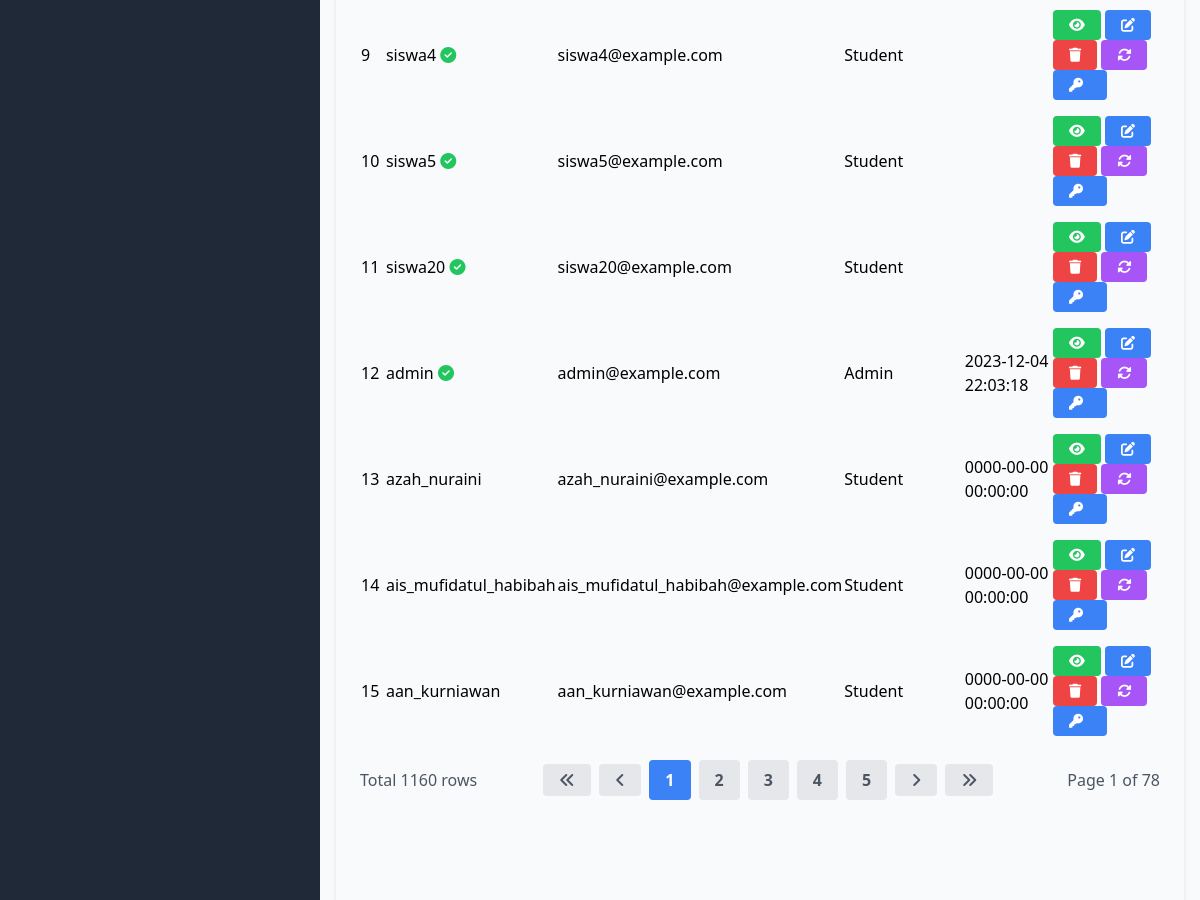
The app's page /manage_users/manage_users_list.php (middle part), older data.
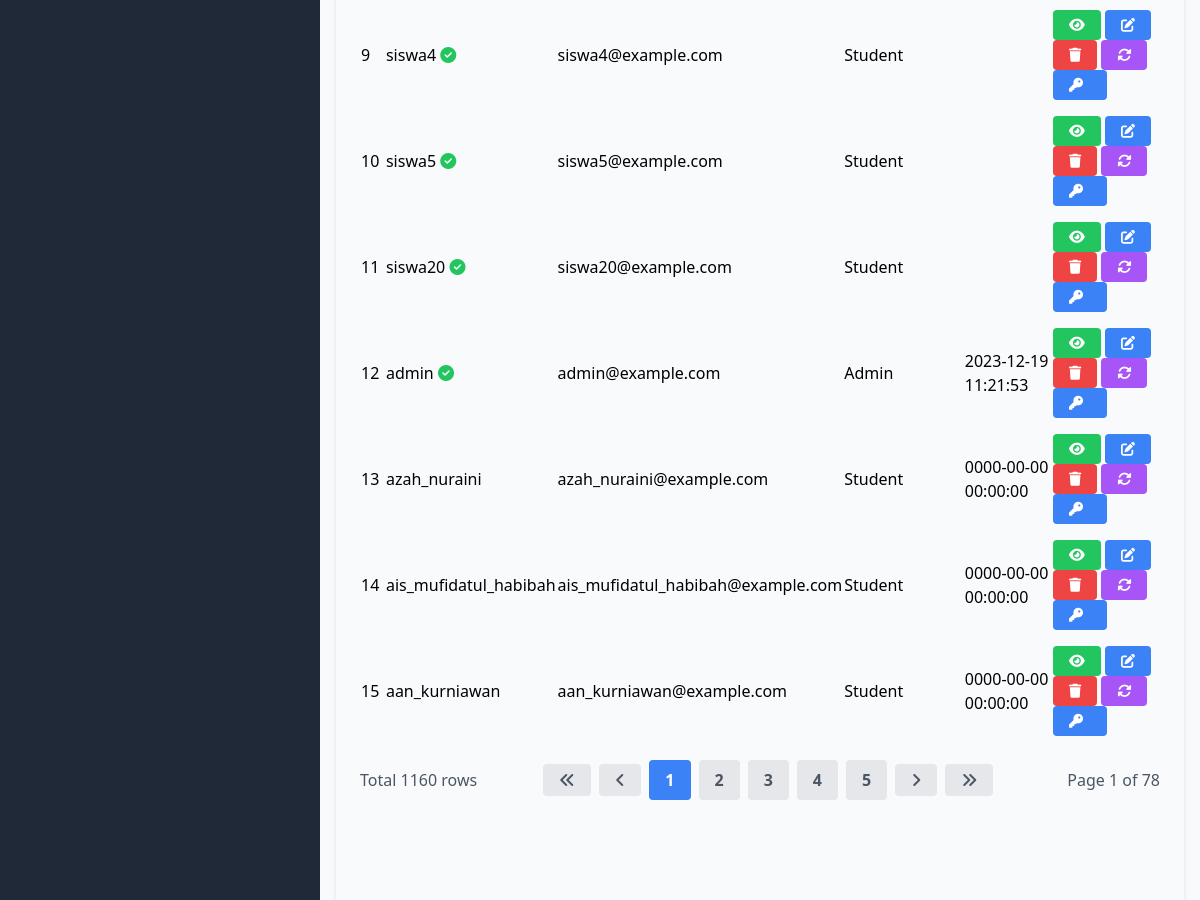
The same page, newer data.
### tables this page shows
CREATE TABLE `Users` (
  `UserID` int(11) NOT NULL,
  `Username` varchar(50) NOT NULL,
  `Password` varchar(255) NOT NULL,
  `Email` varchar(100) NOT NULL,
  `FullName` varchar(100) DEFAULT NULL,
  `DateOfBirth` date DEFAULT NULL,
  `Gender` varchar(10) DEFAULT NULL,
  `Address` text DEFAULT NULL,
  `PhoneNumber` varchar(20) DEFAULT NULL,
  `RoleID` int(11) DEFAULT NULL,
  `AccountCreationDate` timestamp NOT NULL DEFAULT current_timestamp() ON UPDATE current_timestamp(),
  `LastLogin` datetime DEFAULT NULL,
  `AccountStatus` varchar(20) DEFAULT NULL,
  `ProfilePictureURL` varchar(255) DEFAULT NULL,
  `ActivationStatus` varchar(20) DEFAULT NULL
);

CREATE TABLE `Roles` (
  `RoleID` int(11) NOT NULL,
  `RoleName` varchar(50) NOT NULL
);

### database/connection.php (called while the page is built, shortened)
<?php
$baseUrl = "http://localhost/final_project_imam_2023/";

### public/manage_users/manage_users_list.php (the view, shortened to what the changed rows need)
<?php
require_once('../../database/connection.php');
?>
<?php include_once('../components/header.php'); ?>
<div class="h-screen flex flex-col">
    <div class="flex-grow bg-gray-50 flex flex-row shadow-md">
        <main class=" bg-gray-50 flex flex-col flex-1 overflow-y-scroll h-screen flex-shrink-0 sc-hide pb-40">
            <div class="flex items-start justify-start p-6 shadow-md m-4 flex-1 flex-col">
                <div class="flex flex-col w-full">
                    <table class="min-w-full">
                        <tbody>
                            <?php
                            $searchTerm = isset($_GET['search']) ? $_GET['search'] : '';
                            $page = isset($_GET['page']) ? $_GET['page'] : 1;
                            $query = "SELECT u.UserID, u.Username, u.Email, r.RoleName, u.LastLogin, u.ActivationStatus FROM Users u
                                      LEFT JOIN Roles r ON u.RoleID = r.RoleID
                                      WHERE u.Username LIKE '%$searchTerm%' OR u.Email LIKE '%$searchTerm%'
                                      LIMIT 15 OFFSET " . ($page - 1) * 15;
                            $result = $conn->query($query);
                            $no = 1;
                            while ($row = $result->fetch_assoc()) {
                            ?>
                                <tr>
                                    <td class="py-2"><?php echo $no++; ?></td>
                                    <td class="py-2">
                                        <?php echo $row['Username']; ?>
                                        <?php
                                        if ($row['ActivationStatus'] == 'pending' || $row['ActivationStatus'] == NULL) {
                                            echo '<i class="fas fa-hourglass-half text-yellow-500"></i>';
                                        } elseif ($row['ActivationStatus'] == 'active') {
                                            echo '<i class="fas fa-check-circle text-green-500"></i>';
                                        } elseif ($row['ActivationStatus'] == 'disabled') {
                                            echo '<i class="fas fa-ban text-red-500"></i>';
                                        }
                                        ?>
                                    </td>
                                    <td class="py-2"><?php echo $row['Email']; ?></td>
                                    <td class="py-2"><?php echo $row['RoleName']; ?></td>
                                    <td class="py-2"><?php echo $row['LastLogin']; ?></td>
                                    <td class='py-2'>
                                        <a href="<?php echo $baseUrl; ?>public/manage_users/manage_users_detail.php?id=<?php echo $row['UserID'] ?>" class='bg-green-500 hover-bg-green-700 text-white font-bold py-2 px-4 rounded inline-flex items-center text-sm'>
                                            <i class='fas fa-eye'></i>
                                        </a>
                                        <a href="<?php echo $baseUrl; ?>public/manage_users/manage_users_update.php?id=<?php echo $row['UserID'] ?>" class='bg-blue-500 hover-bg-blue-700 text-white font-bold py-2 px-4 rounded inline-flex items-center text-sm'>
                                            <i class='fas fa-edit'></i>
                                        </a>
                                        <a href="#" onclick="confirmDelete(<?php echo $row['UserID']; ?>)" class='bg-red-500 hover-bg-red-700 text-white font-bold py-2 px-4 rounded inline-flex items-center text-sm'>
                                            <i class='fas fa-trash'></i>
                                        </a>
                                        <a href="#" onclick="confirmUpdateStatus(<?php echo $row['UserID']; ?>, '<?php echo $row['ActivationStatus']; ?>')" class='bg-purple-500 hover-bg-blue-700 text-white font-bold py-2 px-4 rounded inline-flex items-center text-sm'>
                                            <i class='fas fa-sync-alt'></i>
                                        </a>
                                        <a href="<?php echo $baseUrl; ?>public/manage_users/manage_users_reset_password.php?id=<?php echo $row['UserID']; ?>" class="bg-blue-500 hover-bg-blue-700 text-white font-bold py-2 px-4 rounded inline-flex items-center text-sm">
                                            <i class="fas fa-key mr-2"></i>
                                        </a>
                                    </td>
                                </tr>
                            <?php
                            }
                            ?>
                        </tbody>
                    </table>
                </div>
        </main>
    </div>
</div>
</body>
</html>

Row changes from the older to the newer data that the page shows:
changed users "admin": LastLogin "2023-12-04 22:03:18" → "2023-12-19 11:21:53"
